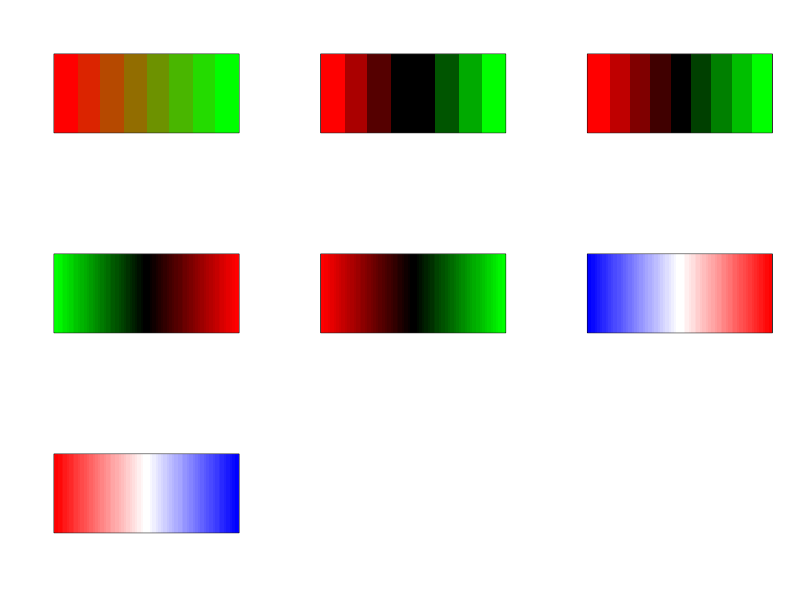

Generate this figure with R:
library(gplots)


### Name: colorpanel
### Title: Generate a smoothly varying set of colors
### Aliases: colorpanel redgreen greenred bluered redblue
### Keywords: color

### ** Examples


showpanel <- function(col)
{
  image(z=matrix(1:100, ncol=1), col=col, xaxt="n", yaxt="n" )
}

par(mfrow=c(3,3))

# two colors only:
showpanel(colorpanel(8,low="red",high="green"))

# three colors
showpanel(colorpanel(8,"red","black","green"))
# note the duplicatation of black at the center, using an odd
# number of elements resolves this:
showpanel(colorpanel(9,"red","black","green"))

showpanel(greenred(64))
showpanel(redgreen(64))
showpanel(bluered(64))
showpanel(redblue(64))
